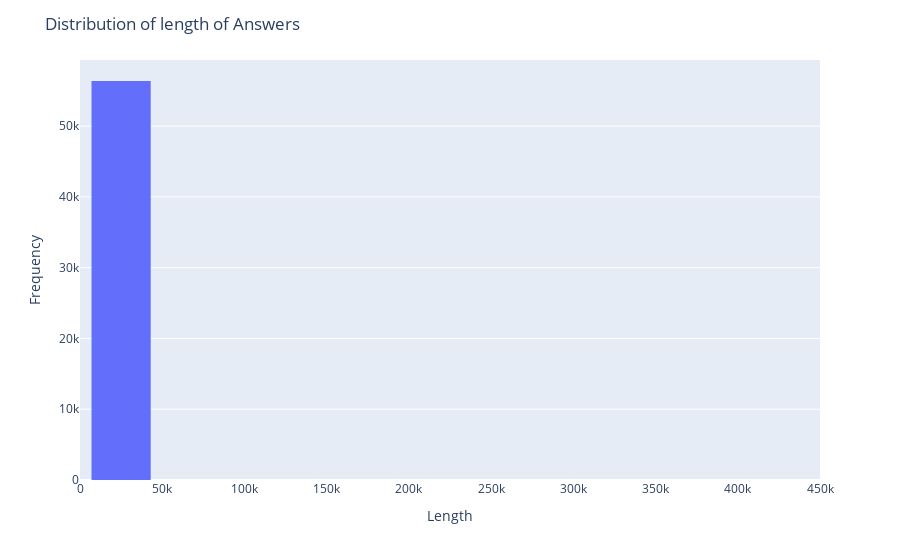

Source (notebook cell):
### Code cell
import plotly.express as px

ans_lens = {"length": [len(ans) for ans in dataset['train']['answer']]}

fig = px.histogram(ans_lens, nbins=10, x='length')

fig.update_layout(title='Distribution of length of Answers',
                  xaxis_title='Length',
                  yaxis_title='Frequency',
                  bargap=0.2,
                  bargroupgap=0.1,)
		
fig.show()

### Figure 1 — Plotly figure (JSON) as saved in the notebook; plotly's stock layout.template omitted (floating-point values rounded to 4 significant figures; data arrays with more than 128 entries replaced by an {"elided": "..."} marker saying what was removed)
{"data": [{"alignmentgroup": "True", "bingroup": "x", "hovertemplate": "length=%{x}<br>count=%{y}<extra></extra>", "legendgroup": "", "marker": {"color": "#636efa", "pattern": {"shape": ""}}, "name": "", "nbinsx": 10, "offsetgroup": "", "orientation": "v", "showlegend": false, "type": "histogram", "x": {"elided": "56402 int values"}, "xaxis": "x", "yaxis": "y"}], "layout": {"bargap": 0.2, "bargroupgap": 0.1, "barmode": "relative", "legend": {"tracegroupgap": 0}, "margin": {"t": 60}, "title": {"text": "Distribution of length of Answers"}, "xaxis": {"anchor": "y", "domain": [0, 1], "title": {"text": "Length"}}, "yaxis": {"anchor": "x", "domain": [0, 1], "title": {"text": "Frequency"}}}}
